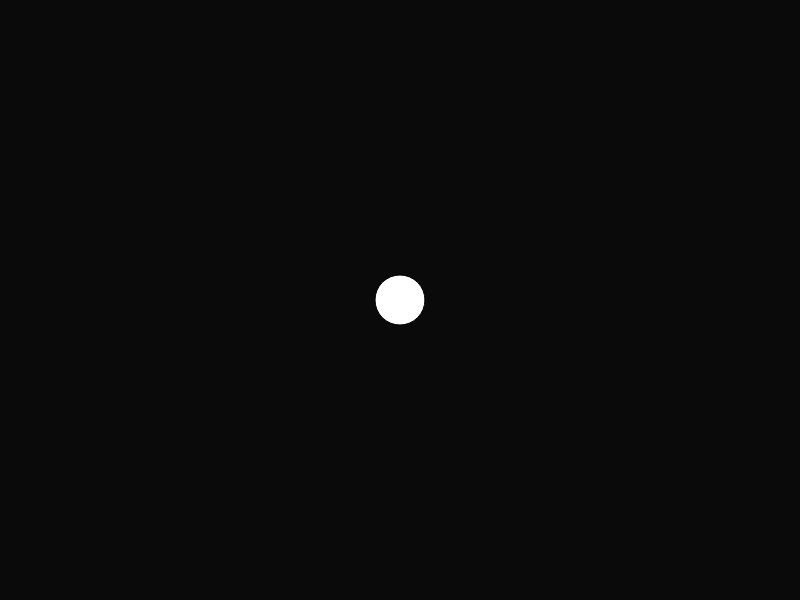
Frame 1 (no input)
Frame 60 (no input): identical to frame 1, image omitted
Frame 120 (the mouse pressed at the canvas centre since frame 60): identical to frame 1, image omitted

The p5.js sketch that drew this single still picture (run headless with seeded random() and noise() and a simulated clock; from frame 60 on, the mouse is pressed at the canvas centre):

// p5.js sketch
// ── sketch.js
function setup() {
    createCanvas(displayWidth, displayHeight);
    var nodeCount = 10

}

function draw() {
    background(10);
    ellipse(width / 2, height / 2, 50, 50);
}

function windowResized() {
    resizeCanvas(windowWidth, windowHeight);
}
// ── Graph.js
class Graph {
    constructor(nodeCount) {
        this.nodes = []
        this.edges = []
        this.nodeCount = nodeCount

        for (let i = 0; i < this.nodeCount; i++){
            this.nodes.add(new Node(i))
        }
    }

    getNode(id){
        for (let i = 0; i < this.nodeCount; i++){
            if (this.nodes[i].id === id){
                return this.nodes[i]
            }
        }
    }

    addEdge(startNodeID, endNodeID){
        var startNode = this.getNode(startNodeID)
        var endNode = this.getNode(endNodeID)
        startNode.addNeighbour(endNode)
        this.edges.push(toString(startNodeID) + ' - ' + toString(endNodeID))
    }
}
// ── Index.html
<!DOCTYPE html>
<html lang="en">
<head>
    <script src="https://cdn.jsdelivr.net/npm/p5@1.0.0/lib/p5.js"></script>
    <script src="sketch.js"></script>
    <title>Topological Sort</title>
</head>
<body>
    <main>
    </main>
</body>
</html>
// ── Node.js
class Node {
    constructor(id) {
        this.vert = id
        this.neighbours = []
    }

    addNeighbour(edge){
        if(this.neighbours.contains(edge)){
            print("This edge is already filled")
        } else{
            print("Added" + edge)
            this.neighbours.push(edge)
        }
    }
}
